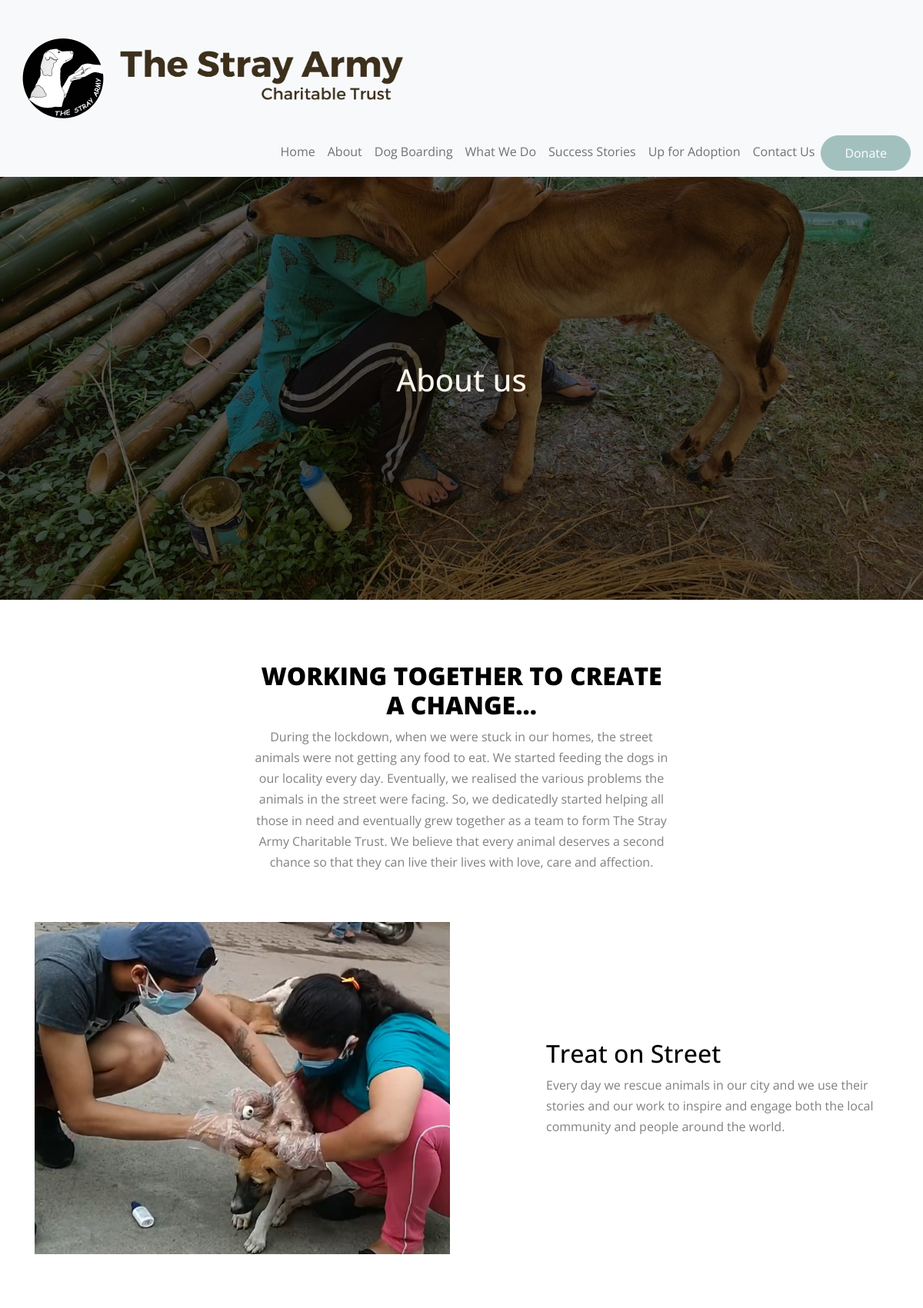
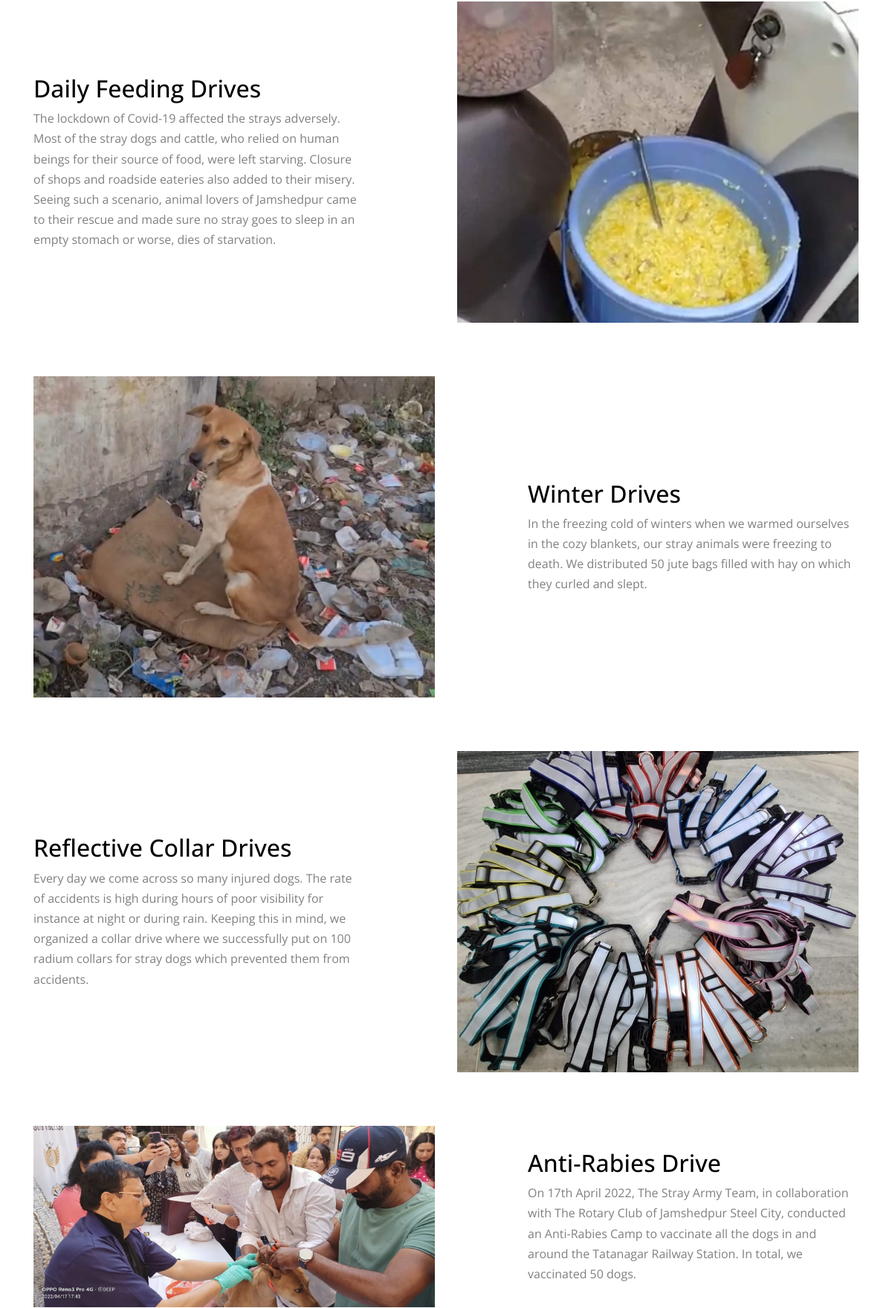
/about (upper part), run on the app's committed database (2 pictures, top to bottom).
### mainapp/models.py (models this page shows, shortened)
class About(models.Model):
    heading = models.CharField(max_length=20000)
    description = models.CharField(max_length=20000)
    image = models.ImageField()

### mainapp/views.py (the view)
# urls.py: path('about', views.about),
def about(request):
    aboutHero = AboutHero.objects.all()
    aboutitems = About.objects.all()
    return render(request, "about.html", {'items': aboutitems, 'backimg': aboutHero[0]})

### mainapp/templates/about.html (shortened to what this page needs)
{% extends 'base.html' %}
{% load static %}
  {% block header %}
  <head>
    <link
      rel="stylesheet"
      href="https://cdnjs.cloudflare.com/ajax/libs/font-awesome/6.2.0/css/all.min.css"
    />
    <link
      rel="stylesheet"
      href="https://cdnjs.cloudflare.com/ajax/libs/font-awesome/6.2.0/css/brands.min.css"
    />
    <link
      rel="stylesheet"
      href="https://cdnjs.cloudflare.com/ajax/libs/font-awesome/6.2.0/css/fontawesome.min.css"
    />
    <link
      rel="stylesheet"
      href="https://cdnjs.cloudflare.com/ajax/libs/font-awesome/4.7.0/css/font-awesome.min.css"
    />
<link href="https://cdn.jsdelivr.net/npm/bootstrap@5.2.2/dist/css/bootstrap.min.css" rel="stylesheet">
    <link rel="stylesheet" href="{% static 'home/css/style.css' %}" />
</head>
{% endblock %}
{% block section %}
<section class="overflow-hidden bg-light" style:"min-height:500px">
  <div class="about-bg">
    <h1 style="text-align: center; padding: 20%; color: #faf5ea">
      About us
    </h1>
  </div>
</section>
<section class="site-section">
  <div class="container">
    <div class="row justify-content-center" >
      <div class="col-lg-6 text-center heading-section mb-5">
        <h2 class="text-black mb-2">Working together to create a change…</h2>
        <p data-aos="fade-up">
          During the lockdown, when we were stuck in our homes, the street animals were not getting any food to eat. We started feeding the dogs in our locality every day.
Eventually, we realised the various problems the animals in the street were facing. So, we dedicatedly started helping all those in need and eventually grew together as a team to form The Stray Army Charitable Trust. We believe that every animal deserves a second chance so that they can live their lives with love, care and affection.
        </p>
      </div>
    </div>
    {% for item in items %}
    <div class="row hover-1-wrap mb-5">
      <div class="col-12">
        <div class="row">
          <div {% if forloop.counter|divisibleby:2 %} class="mb-4 col-lg-6 order-lg-2" data-aos="fade-right" {% else %} class="mb-4 col-lg-6" data-aos="fade-left" {% endif %}>
            <a href="#" class="hover-1">
              <img
                src="{{ item.image.url }}"
                alt="Image"
                style="max-width:100%;max-height:100%"
                {% comment %} height="400px"
                width="550px" {% endcomment %}
                data-pagespeed-url-hash="1693781069"
              />
            </a>
          </div>
          <div
          {% if forloop.counter|divisibleby:2 %}
            class="col-lg-5 mr-auto align-self-center order-lg-1"
            data-aos="fade-left"
          {% else %}
            class="col-lg-5 ml-auto align-self-center"
            data-aos="fade-right"
          {% endif %}
          >
            <h2 class="text-black">{{ item.heading }}</h2>
            <p class="mb-4">
              {{ item.description }}
            </p>
          </div>
        </div>
      </div>
    </div>
    {% endfor %}
  </div>
</section>
{% endblock %}

### mainapp/templates/base.html (shortened to what this page needs)
{% load static %}
<!DOCTYPE html>
<html lang="en">
{% block header %}{% endblock %}
<body
    data-spy="scroll"
    data-target=".site-navbar-target"
    data-offset="300"
    id="home-section"
>
    <div class="site-wrap">
        <nav class="navbar navbar-expand-lg navbar-light bg-light">
            <a href="/" class="h2 mb-0 navbar-brand">
            <img src="{% static 'home/img/logo-big.png' %}" style=" margin-top: 20px;"></img>
            </a>
            <div class="collapse navbar-collapse" id="navbarToggler">
                <ul class="navbar-nav ml-auto mt-2 mt-lg-0">
                    <li class="nav-item">
                        <a href="/" class="nav-link">Home</a>
                    </li>
                    <li class="nav-item active">
                        <a href="about" class="nav-link"
                                >About</a>
                    </li>
                    <li class="nav-item active">
                        <a href="boarding" class="nav-link"
                                >Dog Boarding</a>
                    </li>
                    <li class="nav-item">
                        <a href="work" class="nav-link"
                            >What We Do</a
                            >
                    </li>
                    <li class="nav-item">
                        <a href="stories" class="nav-link">Success Stories</a>
                    </li>
                    <li class="nav-item">
                        <a href="adopt" class="nav-link">Up for Adoption</a>
                    </li>
                    <li class="nav-item">
                        <a href="contact" class="nav-link">Contact Us</a>
                    </li>
                    <li class="nav-item">
                        <span>
                            <a class="btn btn-primary" href="donate">Donate</a>
                        </span>
                    </li>
                </ul>
            </div>
        </nav>
        {% block section %}{% endblock %}
    </div>
</body>
</html>

### mainapp/templates/about.html (style rules this page uses)
@media (min-width: 1175px) { .navbar-expand-lg .navbar-collapse { display: flex!important; flex-basis: auto; } }
@media (min-width: 1175px) { .navbar-expand-lg .navbar-nav { flex-direction: row; } }

### data on the page
About: image (picture), heading "Treat on Street", description "Every day we rescue animals in our city and we use their stories and our work to inspire and engage both the local community and people around the world."
About: image (picture), heading "Daily Feeding Drives", description "The lockdown of Covid-19 affected the strays adversely. Most of the stray dogs and cattle, who relied on human beings for their source of food, were left starving. Closure of shops and roadside eateries also added to their misery. Seeing such a scenario, animal lovers of Jamshedpur came to their rescue and made sure no stray goes to sleep in an empty stomach or worse, dies of starvation."
About: image (picture), heading "Winter Drives", description "In the freezing cold of winters when we warmed ourselves in the cozy blankets, our stray animals were freezing to death. We distributed 50 jute bags filled with hay on which they curled and slept."
About: image (picture), heading "Reflective Collar Drives", description "Every day we come across so many injured dogs. The rate of accidents is high during hours of poor visibility for instance at night or during rain. Keeping this in mind, we organized a collar drive where we successfully put on 100 radium collars for stray dogs which prevented them from accidents."
About: image (picture), heading "Anti-Rabies Drive", description "On 17th April 2022, The Stray Army Team, in collaboration with The Rotary Club of Jamshedpur Steel City, conducted an Anti-Rabies Camp to vaccinate all the dogs in and around the Tatanagar Railway Station. In total, we vaccinated 50 dogs."
